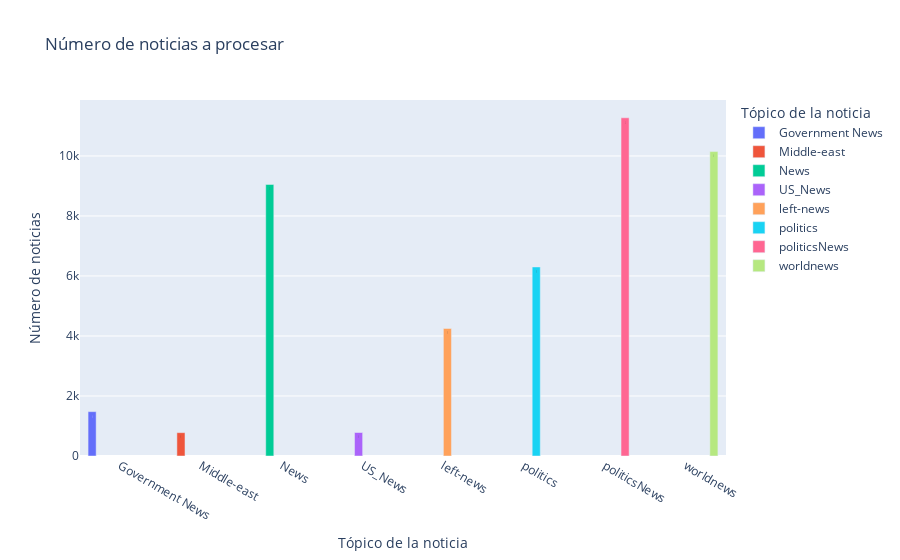

Notebook code cell kept with this figure:
### Code cell
# Número de noticias por subject
dfg=df_news.groupby('subject').count().reset_index()
fig = px.bar(dfg, x='subject', y='text', color = 'subject', barmode= 'group', text_auto='6', labels={'text':'Número de noticias',
                    'subject': 'Tópico de la noticia'}, title = 'Número de noticias a procesar')
fig.show()

### Figure 1 — Plotly figure (JSON) as saved in the notebook; plotly's stock layout.template omitted (floating-point values rounded to 4 significant figures)
{"data": [{"alignmentgroup": "True", "hovertemplate": "Tópico de la noticia=%{x}<br>Número de noticias=%{y}<extra></extra>", "legendgroup": "Government News", "marker": {"color": "#636efa", "pattern": {"shape": ""}}, "name": "Government News", "offsetgroup": "Government News", "orientation": "v", "showlegend": true, "textposition": "auto", "texttemplate": "%{y:.2s}", "type": "bar", "x": ["Government News"], "xaxis": "x", "y": [1478], "yaxis": "y"}, {"alignmentgroup": "True", "hovertemplate": "Tópico de la noticia=%{x}<br>Número de noticias=%{y}<extra></extra>", "legendgroup": "Middle-east", "marker": {"color": "#EF553B", "pattern": {"shape": ""}}, "name": "Middle-east", "offsetgroup": "Middle-east", "orientation": "v", "showlegend": true, "textposition": "auto", "texttemplate": "%{y:.2s}", "type": "bar", "x": ["Middle-east"], "xaxis": "x", "y": [778], "yaxis": "y"}, {"alignmentgroup": "True", "hovertemplate": "Tópico de la noticia=%{x}<br>Número de noticias=%{y}<extra></extra>", "legendgroup": "News", "marker": {"color": "#00cc96", "pattern": {"shape": ""}}, "name": "News", "offsetgroup": "News", "orientation": "v", "showlegend": true, "textposition": "auto", "texttemplate": "%{y:.2s}", "type": "bar", "x": ["News"], "xaxis": "x", "y": [9050], "yaxis": "y"}, {"alignmentgroup": "True", "hovertemplate": "Tópico de la noticia=%{x}<br>Número de noticias=%{y}<extra></extra>", "legendgroup": "US_News", "marker": {"color": "#ab63fa", "pattern": {"shape": ""}}, "name": "US_News", "offsetgroup": "US_News", "orientation": "v", "showlegend": true, "textposition": "auto", "texttemplate": "%{y:.2s}", "type": "bar", "x": ["US_News"], "xaxis": "x", "y": [783], "yaxis": "y"}, {"alignmentgroup": "True", "hovertemplate": "Tópico de la noticia=%{x}<br>Número de noticias=%{y}<extra></extra>", "legendgroup": "left-news", "marker": {"color": "#FFA15A", "pattern": {"shape": ""}}, "name": "left-news", "offsetgroup": "left-news", "orientation": "v", "showlegend": true, "textposition": "auto", "texttemplate": "%{y:.2s}", "type": "bar", "x": ["left-news"], "xaxis": "x", "y": [4251], "yaxis": "y"}, {"alignmentgroup": "True", "hovertemplate": "Tópico de la noticia=%{x}<br>Número de noticias=%{y}<extra></extra>", "legendgroup": "politics", "marker": {"color": "#19d3f3", "pattern": {"shape": ""}}, "name": "politics", "offsetgroup": "politics", "orientation": "v", "showlegend": true, "textposition": "auto", "texttemplate": "%{y:.2s}", "type": "bar", "x": ["politics"], "xaxis": "x", "y": [6300], "yaxis": "y"}, {"alignmentgroup": "True", "hovertemplate": "Tópico de la noticia=%{x}<br>Número de noticias=%{y}<extra></extra>", "legendgroup": "politicsNews", "marker": {"color": "#FF6692", "pattern": {"shape": ""}}, "name": "politicsNews", "offsetgroup": "politicsNews", "orientation": "v", "showlegend": true, "textposition": "auto", "texttemplate": "%{y:.2s}", "type": "bar", "x": ["politicsNews"], "xaxis": "x", "y": [11271], "yaxis": "y"}, {"alignmentgroup": "True", "hovertemplate": "Tópico de la noticia=%{x}<br>Número de noticias=%{y}<extra></extra>", "legendgroup": "worldnews", "marker": {"color": "#B6E880", "pattern": {"shape": ""}}, "name": "worldnews", "offsetgroup": "worldnews", "orientation": "v", "showlegend": true, "textposition": "auto", "texttemplate": "%{y:.2s}", "type": "bar", "x": ["worldnews"], "xaxis": "x", "y": [10145], "yaxis": "y"}], "layout": {"barmode": "group", "legend": {"title": {"text": "Tópico de la noticia"}, "tracegroupgap": 0}, "title": {"text": "Número de noticias a procesar"}, "xaxis": {"anchor": "y", "categoryarray": ["Government News", "Middle-east", "News", "US_News", "left-news", "politics", "politicsNews", "worldnews"], "categoryorder": "array", "domain": [0, 1], "title": {"text": "Tópico de la noticia"}}, "yaxis": {"anchor": "x", "domain": [0, 1], "title": {"text": "Número de noticias"}}}}
